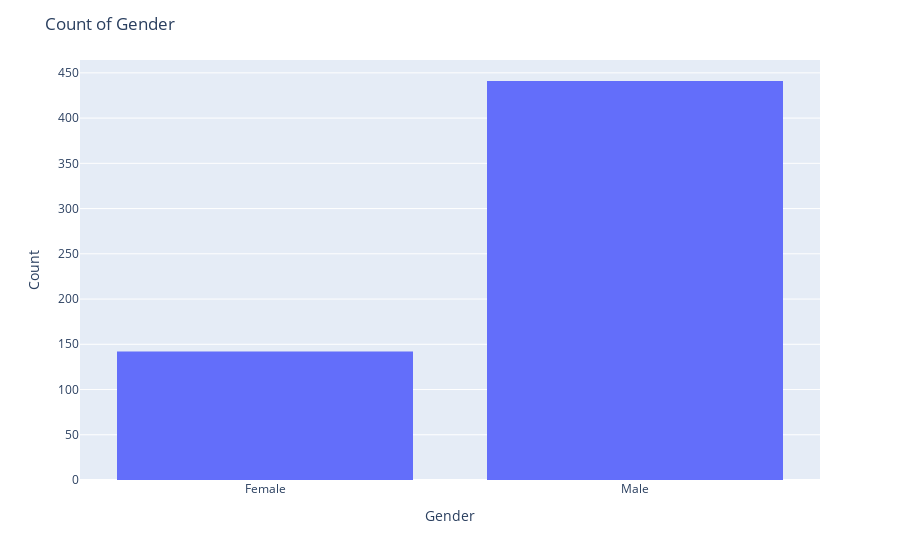

The cell this chart's notebook holds for it:
### Code cell
#gender distribution

# Create a grouped bar chart with Plotly Express
fig = px.histogram(df, x="Gender",barmode="group")

# Update layout
fig.update_layout(title="Count of Gender", xaxis_title="Gender", yaxis_title="Count")

# Show the plot
fig.show()

### Figure 1 — Plotly figure (JSON) as saved in the notebook; plotly's stock layout.template omitted (floating-point values rounded to 4 significant figures; data arrays with more than 128 entries replaced by an {"elided": "..."} marker saying what was removed)
{"data": [{"alignmentgroup": "True", "bingroup": "x", "hovertemplate": "Gender=%{x}<br>count=%{y}<extra></extra>", "legendgroup": "", "marker": {"color": "#636efa", "pattern": {"shape": ""}}, "name": "", "offsetgroup": "", "orientation": "v", "showlegend": false, "type": "histogram", "x": {"elided": "583 str values"}, "xaxis": "x", "yaxis": "y"}], "layout": {"barmode": "group", "legend": {"tracegroupgap": 0}, "margin": {"t": 60}, "title": {"text": "Count of Gender"}, "xaxis": {"anchor": "y", "domain": [0, 1], "title": {"text": "Gender"}}, "yaxis": {"anchor": "x", "domain": [0, 1], "title": {"text": "Count"}}}}
